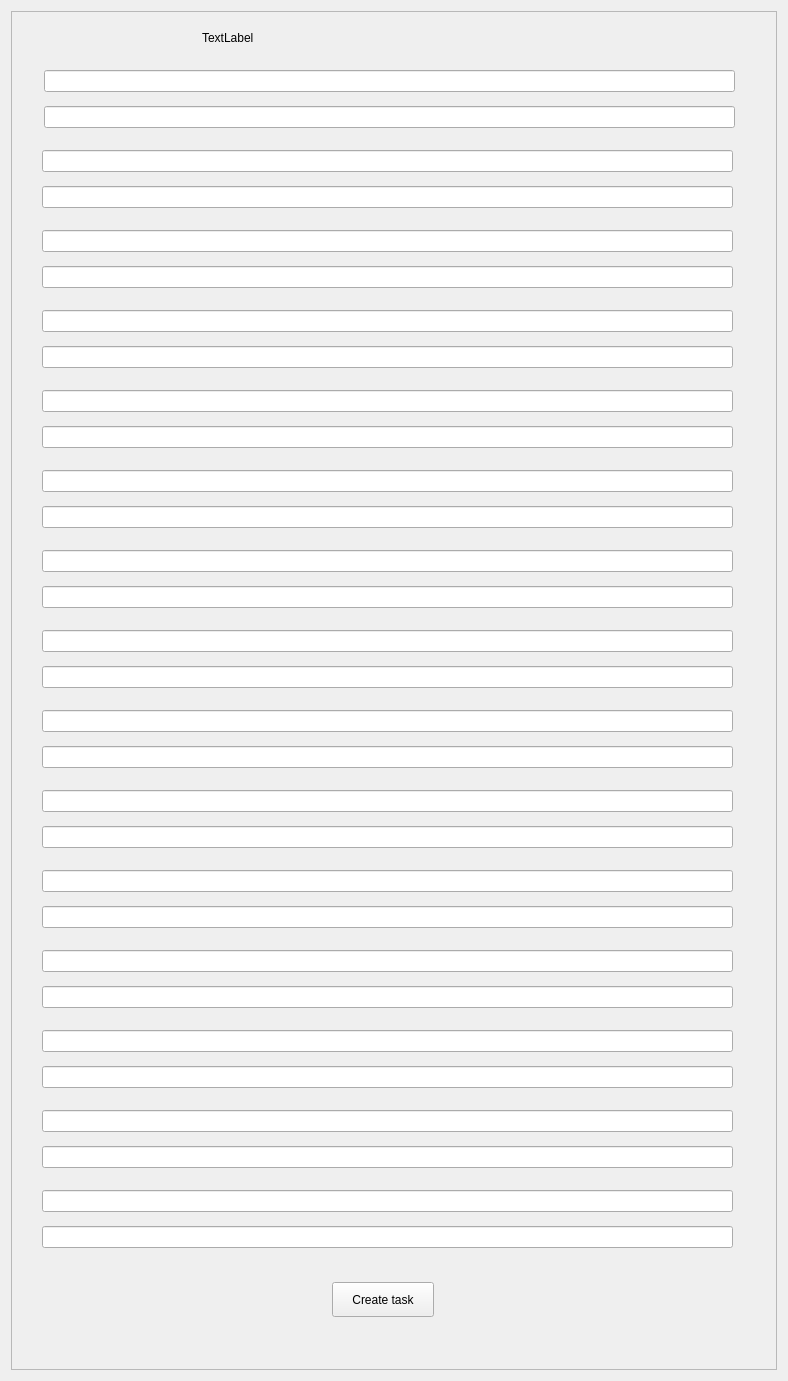
<?xml version="1.0" encoding="UTF-8"?>
<ui version="4.0">
 <class>createOpenTaskWindow</class>
 <widget class="QWidget" name="createOpenTaskWindow">
  <property name="geometry">
   <rect>
    <x>0</x>
    <y>0</y>
    <width>788</width>
    <height>1381</height>
   </rect>
  </property>
  <property name="windowTitle">
   <string>Form</string>
  </property>
  <property name="styleSheet">
   <string notr="true">

background-image: url(:/images/bg.jpg);</string>
  </property>
  <layout class="QGridLayout" name="gridLayout">
   <item row="0" column="0">
    <widget class="QScrollArea" name="scrollArea">
     <property name="widgetResizable">
      <bool>true</bool>
     </property>
     <widget class="QWidget" name="scrollAreaWidgetContents">
      <property name="geometry">
       <rect>
        <x>0</x>
        <y>0</y>
        <width>760</width>
        <height>1353</height>
       </rect>
      </property>
      <widget class="QLabel" name="openTaskName">
       <property name="geometry">
        <rect>
         <x>190</x>
         <y>10</y>
         <width>411</width>
         <height>31</height>
        </rect>
       </property>
       <property name="text">
        <string>TextLabel</string>
       </property>
      </widget>
      <widget class="QWidget" name="layoutWidget">
       <property name="geometry">
        <rect>
         <x>30</x>
         <y>130</y>
         <width>691</width>
         <height>75</height>
        </rect>
       </property>
       <layout class="QVBoxLayout" name="verticalLayout_2">
        <item>
         <widget class="QLineEdit" name="lineEdit_3"/>
        </item>
        <item>
         <widget class="QLineEdit" name="lineEdit_4"/>
        </item>
       </layout>
      </widget>
      <widget class="QWidget" name="layoutWidget_2">
       <property name="geometry">
        <rect>
         <x>30</x>
         <y>210</y>
         <width>691</width>
         <height>75</height>
        </rect>
       </property>
       <layout class="QVBoxLayout" name="verticalLayout_3">
        <item>
         <widget class="QLineEdit" name="lineEdit_5"/>
        </item>
        <item>
         <widget class="QLineEdit" name="lineEdit_6"/>
        </item>
       </layout>
      </widget>
      <widget class="QWidget" name="layoutWidget_3">
       <property name="geometry">
        <rect>
         <x>30</x>
         <y>290</y>
         <width>691</width>
         <height>75</height>
        </rect>
       </property>
       <layout class="QVBoxLayout" name="verticalLayout_4">
        <item>
         <widget class="QLineEdit" name="lineEdit_7"/>
        </item>
        <item>
         <widget class="QLineEdit" name="lineEdit_8"/>
        </item>
       </layout>
      </widget>
      <widget class="QWidget" name="layoutWidget_4">
       <property name="geometry">
        <rect>
         <x>30</x>
         <y>370</y>
         <width>691</width>
         <height>75</height>
        </rect>
       </property>
       <layout class="QVBoxLayout" name="verticalLayout_5">
        <item>
         <widget class="QLineEdit" name="lineEdit_9"/>
        </item>
        <item>
         <widget class="QLineEdit" name="lineEdit_10"/>
        </item>
       </layout>
      </widget>
      <widget class="QWidget" name="layoutWidget_5">
       <property name="geometry">
        <rect>
         <x>30</x>
         <y>450</y>
         <width>691</width>
         <height>75</height>
        </rect>
       </property>
       <layout class="QVBoxLayout" name="verticalLayout_6">
        <item>
         <widget class="QLineEdit" name="lineEdit_11"/>
        </item>
        <item>
         <widget class="QLineEdit" name="lineEdit_12"/>
        </item>
       </layout>
      </widget>
      <widget class="QWidget" name="layoutWidget_6">
       <property name="geometry">
        <rect>
         <x>30</x>
         <y>530</y>
         <width>691</width>
         <height>75</height>
        </rect>
       </property>
       <layout class="QVBoxLayout" name="verticalLayout_7">
        <item>
         <widget class="QLineEdit" name="lineEdit_13"/>
        </item>
        <item>
         <widget class="QLineEdit" name="lineEdit_14"/>
        </item>
       </layout>
      </widget>
      <widget class="QWidget" name="layoutWidget_7">
       <property name="geometry">
        <rect>
         <x>30</x>
         <y>610</y>
         <width>691</width>
         <height>75</height>
        </rect>
       </property>
       <layout class="QVBoxLayout" name="verticalLayout_8">
        <item>
         <widget class="QLineEdit" name="lineEdit_15"/>
        </item>
        <item>
         <widget class="QLineEdit" name="lineEdit_16"/>
        </item>
       </layout>
      </widget>
      <widget class="QWidget" name="layoutWidget_8">
       <property name="geometry">
        <rect>
         <x>30</x>
         <y>690</y>
         <width>691</width>
         <height>75</height>
        </rect>
       </property>
       <layout class="QVBoxLayout" name="verticalLayout_9">
        <item>
         <widget class="QLineEdit" name="lineEdit_17"/>
        </item>
        <item>
         <widget class="QLineEdit" name="lineEdit_18"/>
        </item>
       </layout>
      </widget>
      <widget class="QWidget" name="layoutWidget_9">
       <property name="geometry">
        <rect>
         <x>30</x>
         <y>770</y>
         <width>691</width>
         <height>75</height>
        </rect>
       </property>
       <layout class="QVBoxLayout" name="verticalLayout_10">
        <item>
         <widget class="QLineEdit" name="lineEdit_19"/>
        </item>
        <item>
         <widget class="QLineEdit" name="lineEdit_20"/>
        </item>
       </layout>
      </widget>
      <widget class="QWidget" name="layoutWidget_10">
       <property name="geometry">
        <rect>
         <x>30</x>
         <y>850</y>
         <width>691</width>
         <height>75</height>
        </rect>
       </property>
       <layout class="QVBoxLayout" name="verticalLayout_11">
        <item>
         <widget class="QLineEdit" name="lineEdit_21"/>
        </item>
        <item>
         <widget class="QLineEdit" name="lineEdit_22"/>
        </item>
       </layout>
      </widget>
      <widget class="QWidget" name="layoutWidget_11">
       <property name="geometry">
        <rect>
         <x>30</x>
         <y>930</y>
         <width>691</width>
         <height>75</height>
        </rect>
       </property>
       <layout class="QVBoxLayout" name="verticalLayout_12">
        <item>
         <widget class="QLineEdit" name="lineEdit_23"/>
        </item>
        <item>
         <widget class="QLineEdit" name="lineEdit_24"/>
        </item>
       </layout>
      </widget>
      <widget class="QWidget" name="layoutWidget_12">
       <property name="geometry">
        <rect>
         <x>30</x>
         <y>1010</y>
         <width>691</width>
         <height>75</height>
        </rect>
       </property>
       <layout class="QVBoxLayout" name="verticalLayout_13">
        <item>
         <widget class="QLineEdit" name="lineEdit_25"/>
        </item>
        <item>
         <widget class="QLineEdit" name="lineEdit_26"/>
        </item>
       </layout>
      </widget>
      <widget class="QWidget" name="layoutWidget_13">
       <property name="geometry">
        <rect>
         <x>30</x>
         <y>1090</y>
         <width>691</width>
         <height>75</height>
        </rect>
       </property>
       <layout class="QVBoxLayout" name="verticalLayout_14">
        <item>
         <widget class="QLineEdit" name="lineEdit_27"/>
        </item>
        <item>
         <widget class="QLineEdit" name="lineEdit_28"/>
        </item>
       </layout>
      </widget>
      <widget class="QWidget" name="layoutWidget_14">
       <property name="geometry">
        <rect>
         <x>30</x>
         <y>1170</y>
         <width>691</width>
         <height>75</height>
        </rect>
       </property>
       <layout class="QVBoxLayout" name="verticalLayout_15">
        <item>
         <widget class="QLineEdit" name="lineEdit_29"/>
        </item>
        <item>
         <widget class="QLineEdit" name="lineEdit_30"/>
        </item>
       </layout>
      </widget>
      <widget class="QPushButton" name="createOpenTask">
       <property name="geometry">
        <rect>
         <x>320</x>
         <y>1270</y>
         <width>102</width>
         <height>35</height>
        </rect>
       </property>
       <property name="text">
        <string>Create task</string>
       </property>
      </widget>
      <widget class="QWidget" name="">
       <property name="geometry">
        <rect>
         <x>32</x>
         <y>50</y>
         <width>691</width>
         <height>75</height>
        </rect>
       </property>
       <layout class="QVBoxLayout" name="verticalLayout">
        <item>
         <widget class="QLineEdit" name="lineEdit"/>
        </item>
        <item>
         <widget class="QLineEdit" name="lineEdit_2"/>
        </item>
       </layout>
      </widget>
     </widget>
    </widget>
   </item>
  </layout>
 </widget>
 <resources/>
 <connections/>
</ui>
